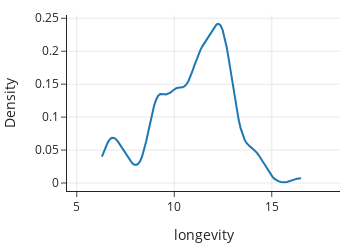

Write notebook code for a chart like this one.
### Markdown cell above
Although we can see an unusually large value that's greater than 16, it's hard
to compare the density of yarns in different regions. Instead, the histogram gives 
a much better sense of the density of observations for various longevity values. 
Similarly, the *density curve* shown below
gives a picture of the regions of high and low density.

### Code cell
from scipy.stats import gaussian_kde

new_x = dogs['longevity'].dropna()
bandwidth = 0.2
xs = np.linspace(min(new_x), max(new_x), 100)
ys = gaussian_kde(new_x, bandwidth)(xs)

f2 = go.Figure(go.Scatter(x=xs, y=ys))

f2.update_xaxes(range=[4.5, 18.5], title="longevity")
f2.update_yaxes(title="Density")
f2.update_layout(showlegend=False,width=350, height=250)
f2.show()
